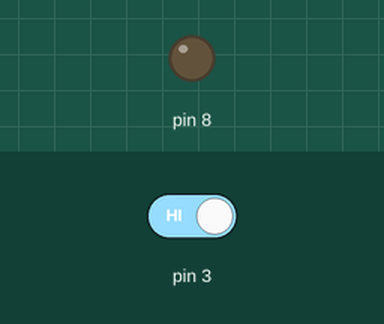
Simulated run of this sketch. Board: Arduino Uno, built with avr-gcc and run on an emulated ATmega328P. Parts: output pins drawn as LEDs (lit = HIGH). Inputs (shaded band) come from the test bench; at power-on: pin 3 HIGH. What the sketch prints to the serial monitor is not drawn.

Above: at 1.2 s.
1.3 s: pin 3 driven LOW
At 2.2 s:
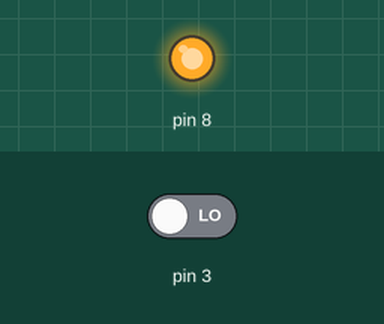
2.8 s: pin 3 driven HIGH
At 3.3 s:
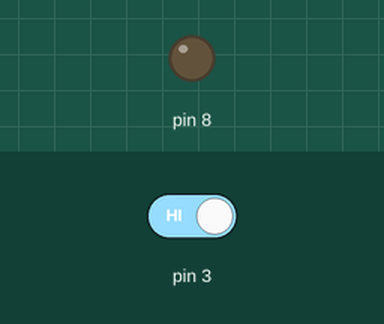
Timing chart, 0 to 5.8 s (numbered marks = the images above; inputs shaded):
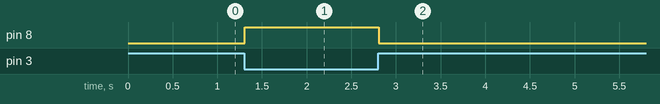

Measured:
- after the input at 1.3 s, pin 8: LOW → HIGH at once
- after the input at 2.8 s, pin 8: HIGH → LOW at once

The sketch:

ard.ino
```cpp
void setup(){
  pinMode(8, OUTPUT);
  pinMode(3, INPUT);
  Serial.begin(9600);
}
void loop(){
  if (digitalRead(3) == LOW){
    Serial.println('A');
    digitalWrite(8, HIGH);
    delay(150);
}
  else{
    Serial.println('B');
    digitalWrite(8,LOW);
  }
}
```
